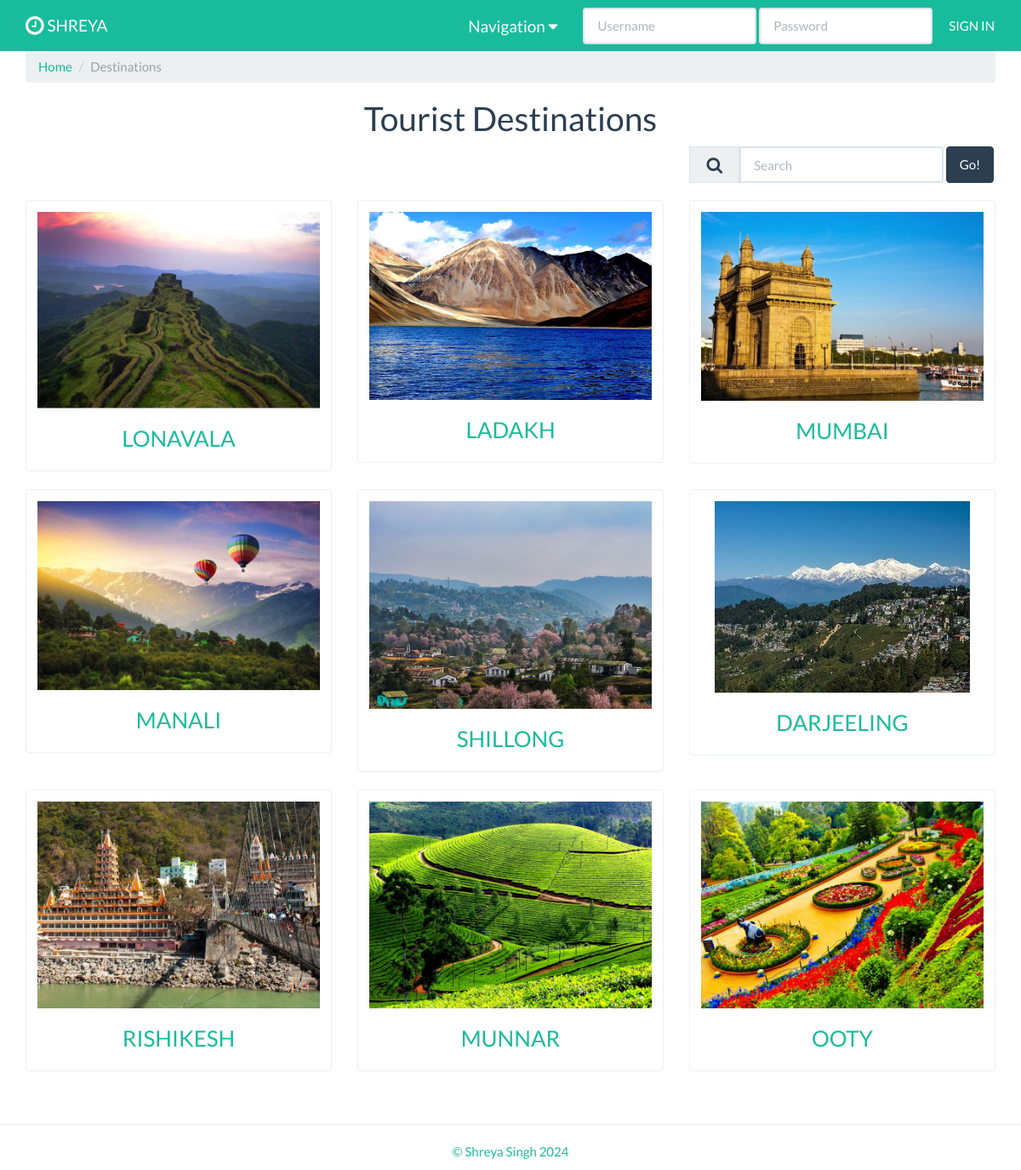
The page /Destinations.php on the database its author committed.
### tables this page shows
CREATE TABLE `Destinations` (
  `Destination_id` int(15) UNSIGNED NOT NULL,
  `Destination_name` varchar(50) NOT NULL DEFAULT '',
  `Destination_year` int(6) NOT NULL,
  `Destination_rating` varchar(10) NOT NULL DEFAULT '',
  `Destination_bio` varchar(400) DEFAULT NULL,
  `Destination_img` varchar(200) NOT NULL
);

### Destinations.php (the view, shortened to what this page needs)
<?php
require_once ('includes/header.php');
require_once ('includes/database.php');
$query_str = "SELECT * FROM Destinations";
$result = $conn->query($query_str);
if (!$result) {
	$errno = $conn->errno;
	$errmsg = $conn->error;
	echo "Selection failed with: ($errno) $errmsg<br/>\n";
	$conn->close();
	exit;
}else {
	?>
	<div class="container wrapper">
		<ul class="breadcrumb">
			<li><a href="index.php">Home</a></li>
			<li class="active">Destinations</li>
		</ul>
		<h1 class="text-center">Tourist Destinations</h1>
		<div class="row">
			<div class="col-xs-4 col-xs-offset-8">
				<form action="searchDestinations.php" method="get" class="form-inline search-form" role="form">
					<div class="input-group">
						<div class="input-group-addon"><i class="fa fa-search fa-lg"></i></div>
						<input type="text" name="Destination" placeholder="Search" id="DestinationSearch" class="form-control"/>
					</div>
					<button type="submit" class="btn btn-primary">Go!</button>
				</form>
			</div>
		</div>
		<div class="Destination-list">
			<?php
			$i = 0;
			while ( $result_row = $result->fetch_assoc() ) :
				$i++;
				if ($i == 1) :
					?>
					<div class="row">
				<?php endif; ?>
				<div class="col-xs-4">
					<div class="thumbnail">
						<div class="caption">
							<div class="text-center">
								<a href="Destinationdetails.php?id=<?php echo $result_row['Destination_id']?>">
									<img src="<?php echo $result_row['Destination_img'] ?>" />
								</a>
							</div>
							<h3 class="text-center">
								<?php
								echo "<a href='Destinationdetails.php?id=" . $result_row['Destination_id'] . "'>", $result_row['Destination_name'], "</a>";
								?>
							</h3>
						</div>
					</div>
				</div>
				<?php if ($i == 3) : ?>
				</div>
				<?php $i=0; endif; endwhile; ?>
		</div>
	</div>
	<?php
}
include ('includes/footer.php');
?>

### includes/header.php (shortened to what this page needs)
<?php
$login = '';
?>
<!DOCTYPE html>
<html>
<head>
	<link rel="stylesheet" href="http://maxcdn.bootstrapcdn.com/bootstrap/3.3.1/css/bootstrap.min.css">
	<link rel="stylesheet" href="assets/css/main.css"/>
</head>
<body>
<nav class="navbar navbar-inverse navbar-fixed-top" role="navigation">
	<div class="container">
		<div class="navbar-header">
			<a href="index.php" class=" navbar-brand"><i class="fa fa-clock-o fa-lg"></i> SHREYA</a>
		</div>
		<div class="navbar-right">
			<div id="navbar" class="navbar-collapse collapse">
				<?php
				if (empty($login)) : ?>
					<form class="navbar-form navbar-right" role="form" action="login.php" method="post">
						<div class="form-group">
							<input type="text" class="form-control" name="username" placeholder="Username" required>
						</div>
						<div class="form-group">
							<input type="password" class="form-control" name="password" placeholder="Password" required>
						</div>
						<button type="submit" class="btn btn-success">SIGN IN</button>
					</form>
					<ul class="nav navbar-nav">
						<li class="dropdown">
							<a href="#" class="dropdown-toggle navbar-brand" data-toggle="dropdown" role="button" aria-expanded="false"> Navigation <i class="fa fa-caret-down"></i></a>
						</li>
					</ul>
				<?php endif; ?>
			</div>
		</div>
	</div>
</nav>

### includes/footer.php (shortened to what this page needs)
<hr>
<footer>
	<p class="text-center"><a href="index.php">&copy; Shreya Singh <?php echo date("Y"); ?></a></p>
</footer>
</body>
</html>

### rows shown on the page
destinations: Destination_img (picture), Destination_name "LONAVALA"
destinations: Destination_img (picture), Destination_name "LADAKH"
destinations: Destination_img (picture), Destination_name "MUMBAI"
destinations: Destination_img (picture), Destination_name "MANALI"
destinations: Destination_img (picture), Destination_name "SHILLONG"
destinations: Destination_img (picture), Destination_name "DARJEELING"
destinations: Destination_img (picture), Destination_name "RISHIKESH"
destinations: Destination_img (picture), Destination_name "MUNNAR"
destinations: Destination_img (picture), Destination_name "OOTY"
